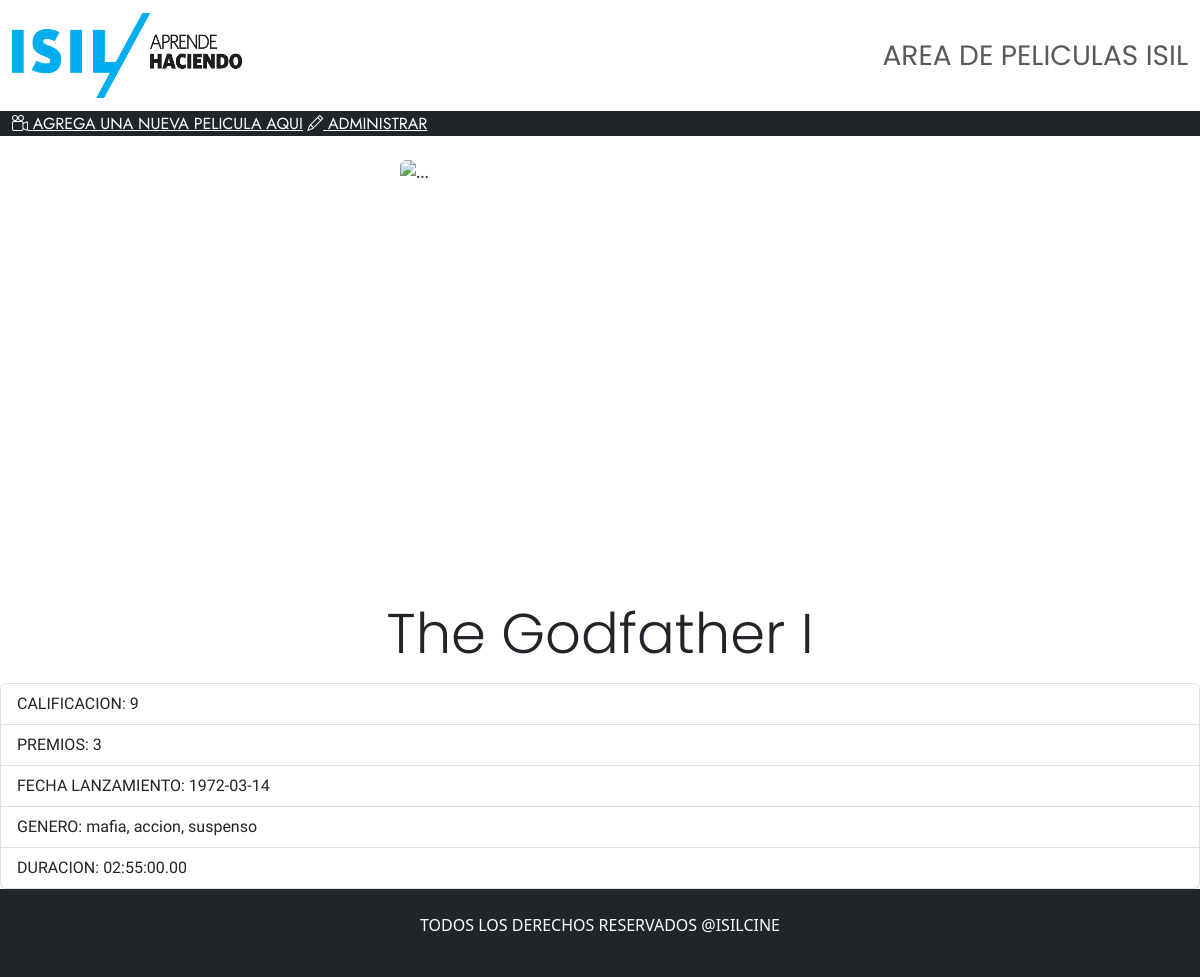
The app's page /detallePelicula.php?id=4 with its own data.
### tables this page shows
CREATE TABLE `movies` (
  `id` int(11) NOT NULL,
  `titulo` varchar(100) NOT NULL,
  `calificacion` int(11) NOT NULL,
  `premios` int(11) NOT NULL,
  `fechaCreacion` date NOT NULL,
  `duracion` time(2) NOT NULL,
  `genero` varchar(50) NOT NULL
);

### detallePelicula.php (the view, shortened to what this page needs)
<?php
     $bd = conexion('localhost','cine_isil','root');
     $id = intval($_GET['id']);
     $sql = "select * from movies where id = $id";
     $query = $bd->prepare($sql);
     $query->execute();
     $pelicula = $query->fetch(PDO::FETCH_ASSOC);
?>
<!DOCTYPE html>
<html lang="en">
<head>
  <link href="https://cdn.jsdelivr.net/npm/bootstrap@5.3.3/dist/css/bootstrap.min.css" rel="stylesheet">
  <link rel="stylesheet" href="https://cdn.jsdelivr.net/npm/bootstrap-icons@1.11.3/font/bootstrap-icons.min.css">
  <link rel="stylesheet" href="style.css">
 </head>
<body>
  <header>
    <nav class="navbar navbar-expand-lg bg-body-white">
      <div class="container-fluid">
        <a class="navbar-brand" href="index.php">
          <img src="img/logo.png" style="background-color: none" width="230px" height="85px">
        </a>
        <div class="navbar" id="navbarText">
          <span class="navbar-text fs-3">AREA DE PELICULAS ISIL</span>
        </div>
      </div>
    </nav>
    <nav class="bg-dark d-flex align-items-start">
      <div class="container-fluid">
        <a class="navbar-link text-white fs-6 text-decoration-underline" href="registroPeli.php"><i class="bi bi-camera-reels"></i> AGREGA UNA NUEVA PELICULA AQUI</a>
        <a class="navbar-link text-white fs-6 text-decoration-underline" href="administrarPeliculas.php"><i class="bi bi-pencil"></i> ADMINISTRAR</a>
      </div>
    </nav>
  </header>
  <main>
  <br>
    <section>
      <img src="img/film.jpg" class="rounded mx-auto d-block" width="400px" height="400px" alt="...">
    </section>
    <br>
        <h2 class="text-center mt-3 mb-3 display-4"><?= $pelicula['titulo'] ?></h2>
        <div class="table-responsive">
          <ul class="list-group">
            <li class="list-group-item">CALIFICACION: <?= $pelicula['calificacion'] ?></li>
            <li class="list-group-item">PREMIOS:  <?= $pelicula['premios'] ?></li>
            <li class="list-group-item">FECHA LANZAMIENTO:  <?= $pelicula['fechaCreacion'] ?></li>
            <li class="list-group-item">GENERO: <?= $pelicula['genero'] ?></li>
            <li class="list-group-item">DURACION: <?= $pelicula['duracion'] ?></li>
          </ul>
        </div>
  </main>
</body>
<footer class="container-fluid">
  <div class="row p-4 bg-dark text-white text-center">
    <p>TODOS LOS DERECHOS RESERVADOS @ISILCINE</p>
  </div>
</footer>
</html>

### style.css (style rules this page uses)
li { font-family: 'Bungee',cursive; }
span { font-family: 'Poppins',cursive; }
h2 { font-family: 'Poppins',cursive; }
a { font-family: 'Jost',cursive; }

### records on screen
movies: titulo "The Godfather I", calificacion "9", premios "3", fechaCreacion "1972-03-14", genero "mafia, accion, suspenso", duracion "02:55:00.00"
